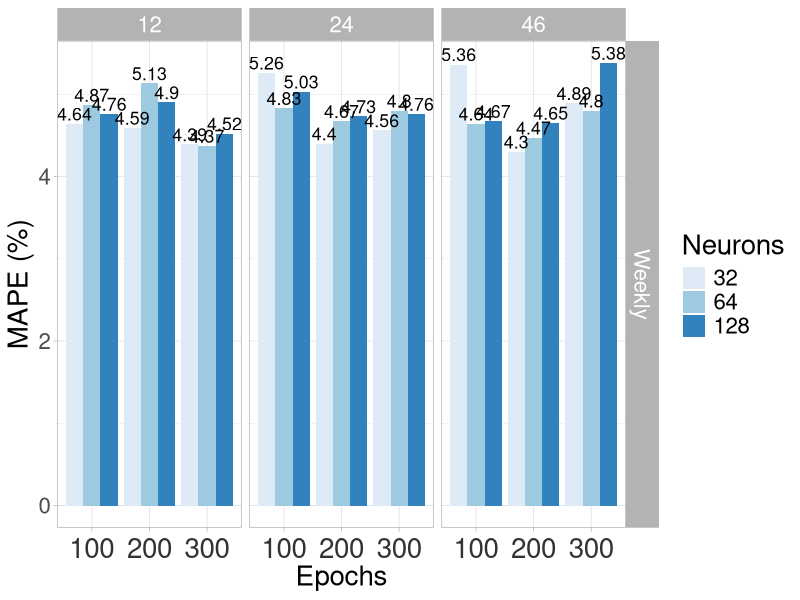
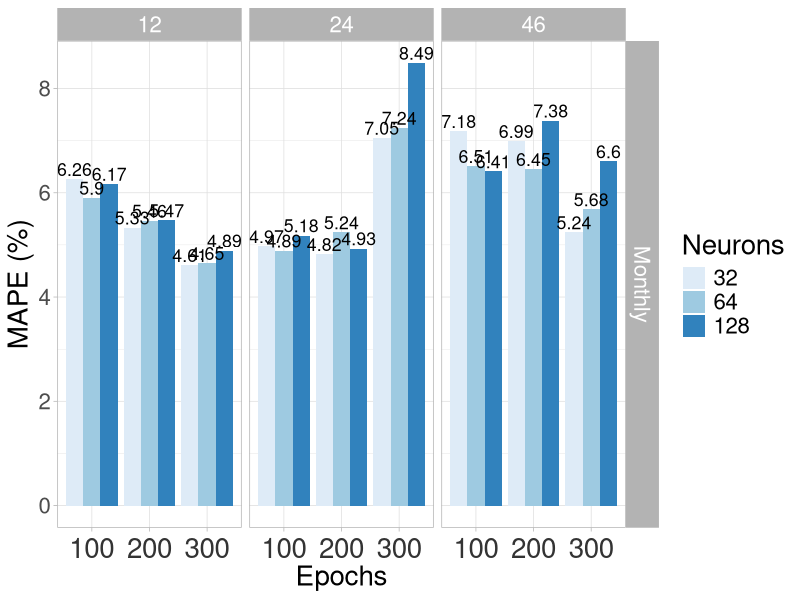
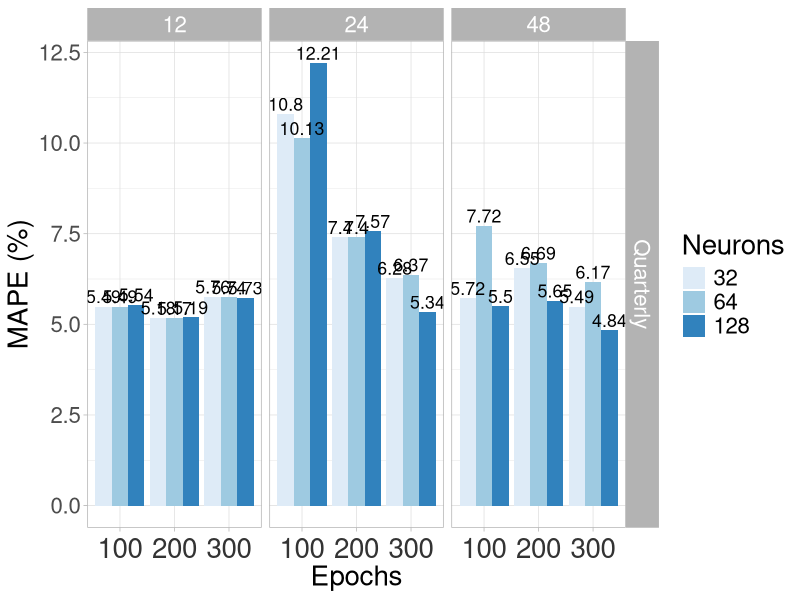

Source code (R) for these figures, in order:
library(readxl)
wkv <- read_excel("Weekly_VanSLTM.xlsx")
mv<- read_excel("Monthly_VanLSTM_Results.xlsx")
tv<- read_excel("Trimester_VanLSTM_Results.xlsx")
test<-rbind(wkv,mv,tv)

Timeline<-1:81
Timeline[1:27]<-"Weekly"
Timeline[28:54]<-"Monthly"
Timeline[55:81]<-"Quarterly"

test$Timeline<-cbind(Timeline)

library(dplyr)
library(ggplot2)
test$Neurons = as.factor(test$Neurons)
test$Batches=as.factor(test$Batches)
test$Epochs=as.factor(test$Epochs)
test$Timeline=as.factor(test$Timeline)


test%>%filter(Timeline=="Weekly")%>% ggplot(aes(x=Epochs, y=MAPE,fill=Neurons))+ 
  geom_bar(stat = "identity", position="dodge") + 
  facet_grid(Timeline~Batches) + theme_light()+
  geom_text(aes(label = MAPE), size=4.5,
            position = position_dodge(width = 0.9), 
            vjust = -.25)+
  labs(x="Epochs", y= "MAPE (%)")+
  theme(text = element_text(size=20),axis.text.x = element_text(color = "grey20", size = 20, 
  hjust = .5, vjust = .5, face = "plain"))+
  labs(x="Epochs", y= "MAPE (%)")+
  scale_fill_brewer()


test%>%filter(Timeline=="Monthly")%>% ggplot(aes(x=Epochs, y=MAPE,fill=Neurons))+ 
  geom_bar(stat = "identity", position="dodge") + 
  facet_grid(Timeline~Batches) + theme_light()+
  geom_text(aes(label = MAPE), size=4.5,
            position = position_dodge(width = 0.9), 
            vjust = -.25)+
  theme(text = element_text(size=20),axis.text.x = element_text(color = "grey20", 
        size = 20,hjust = .5, vjust = .5, face = "plain"))+
  labs(x="Epochs", y= "MAPE (%)")+
  scale_fill_brewer()

test%>%filter(Timeline=="Quarterly")%>% ggplot(aes(x=Epochs, y=MAPE,fill=Neurons))+ 
  geom_bar(stat = "identity", position="dodge") + 
  facet_grid(Timeline~Batches) + theme_light()+
  geom_text(aes(label = MAPE), size=4.5,
            position = position_dodge(width = 0.9), 
            vjust = -.25)+
  theme(text = element_text(size=20),axis.text.x = element_text(color = "grey20", 
            size = 20,hjust = .5, vjust = .5, face = "plain"))+
  labs(x="Epochs", y= "MAPE (%)")+
  scale_fill_brewer()



